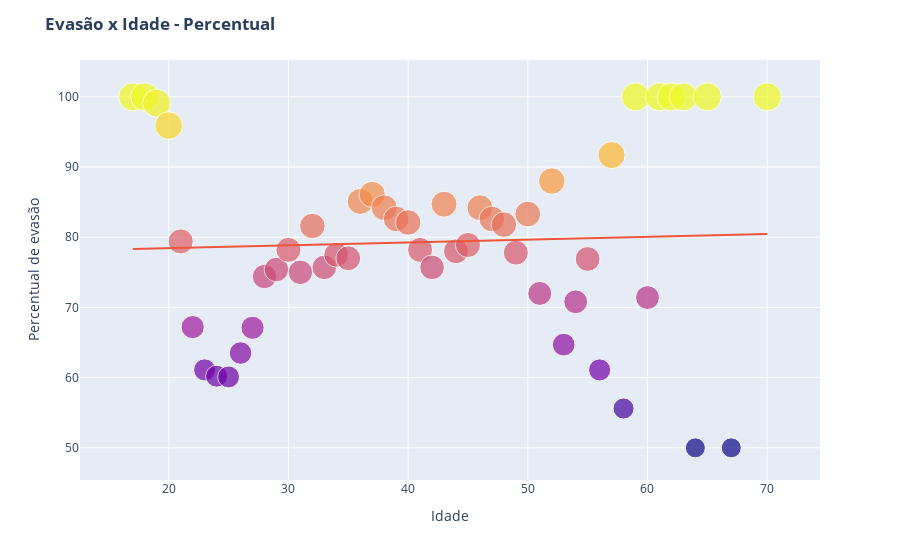

Notebook code cell kept with this figure:
### Markdown cell above
<h3 style="font-style:italic;color:#23272e">
    O percentual de evasão é influenciado pela idade?
</h3>

### Code cell
fig = px.scatter(idades_alunos, x="idade", y="% de evasão",size='% de evasão', color='% de evasão',trendline="ols")

fig.update_layout(title='<b>Evasão x Idade - Percentual</b>',
    xaxis_title="Idade",
    yaxis_title="Percentual de evasão")

fig.update_coloraxes(showscale=False)


iplot(fig)

### Figure 1 — Plotly figure (JSON) as saved in the notebook; plotly's stock layout.template omitted (floating-point values rounded to 4 significant figures)
{"data": [{"hovertemplate": "idade=%{x}<br>% de evasão=%{marker.color}<extra></extra>", "legendgroup": "", "marker": {"color": [100, 100, 99.1, 95.9, 79.4, 67.2, 61.1, 60.2, 60.1, 63.5, 67.1, 74.4, 75.4, 78.2, 75, 81.6, 75.7, 77.5, 77, 85.1, 86.1, 84.2, 82.6, 82.1, 78.2, 75.7, 84.7, 78, 78.9, 84.2, 82.6, 81.8, 77.8, 83.3, 72, 88, 64.7, 70.8, 76.9, 61.1, 91.7, 55.6, 100, 71.4, 100, 100, 100, 50, 100, 50, 100], "coloraxis": "coloraxis", "size": [100, 100, 99.1, 95.9, 79.4, 67.2, 61.1, 60.2, 60.1, 63.5, 67.1, 74.4, 75.4, 78.2, 75, 81.6, 75.7, 77.5, 77, 85.1, 86.1, 84.2, 82.6, 82.1, 78.2, 75.7, 84.7, 78, 78.9, 84.2, 82.6, 81.8, 77.8, 83.3, 72, 88, 64.7, 70.8, 76.9, 61.1, 91.7, 55.6, 100, 71.4, 100, 100, 100, 50, 100, 50, 100], "sizemode": "area", "sizeref": 0.25, "symbol": "circle"}, "mode": "markers", "name": "", "orientation": "v", "showlegend": false, "type": "scatter", "x": [17, 18, 19, 20, 21, 22, 23, 24, 25, 26, 27, 28, 29, 30, 31, 32, 33, 34, 35, 36, 37, 38, 39, 40, 41, 42, 43, 44, 45, 46, 47, 48, 49, 50, 51, 52, 53, 54, 55, 56, 57, 58, 59, 60, 61, 62, 63, 64, 65, 67, 70], "xaxis": "x", "y": [100, 100, 99.1, 95.9, 79.4, 67.2, 61.1, 60.2, 60.1, 63.5, 67.1, 74.4, 75.4, 78.2, 75, 81.6, 75.7, 77.5, 77, 85.1, 86.1, 84.2, 82.6, 82.1, 78.2, 75.7, 84.7, 78, 78.9, 84.2, 82.6, 81.8, 77.8, 83.3, 72, 88, 64.7, 70.8, 76.9, 61.1, 91.7, 55.6, 100, 71.4, 100, 100, 100, 50, 100, 50, 100], "yaxis": "y"}, {"hovertemplate": "<b>OLS trendline</b><br>% de evasão = 0.0406455 * idade + 77.6211<br>R<sup>2</sup>=0.002008<br><br>idade=%{x}<br>% de evasão=%{y} <b>(trend)</b><extra></extra>", "legendgroup": "", "marker": {"symbol": "circle"}, "mode": "lines", "name": "", "showlegend": false, "type": "scatter", "x": [17, 18, 19, 20, 21, 22, 23, 24, 25, 26, 27, 28, 29, 30, 31, 32, 33, 34, 35, 36, 37, 38, 39, 40, 41, 42, 43, 44, 45, 46, 47, 48, 49, 50, 51, 52, 53, 54, 55, 56, 57, 58, 59, 60, 61, 62, 63, 64, 65, 67, 70], "xaxis": "x", "y": [78.31, 78.35, 78.39, 78.43, 78.47, 78.52, 78.56, 78.6, 78.64, 78.68, 78.72, 78.76, 78.8, 78.84, 78.88, 78.92, 78.96, 79.0, 79.04, 79.08, 79.12, 79.17, 79.21, 79.25, 79.29, 79.33, 79.37, 79.41, 79.45, 79.49, 79.53, 79.57, 79.61, 79.65, 79.69, 79.73, 79.78, 79.82, 79.86, 79.9, 79.94, 79.98, 80.02, 80.06, 80.1, 80.14, 80.18, 80.22, 80.26, 80.34, 80.47], "yaxis": "y"}], "layout": {"coloraxis": {"colorbar": {"title": {"text": "% de evasão"}}, "colorscale": [[0, "#0d0887"], [0.1111, "#46039f"], [0.2222, "#7201a8"], [0.3333, "#9c179e"], [0.4444, "#bd3786"], [0.5556, "#d8576b"], [0.6667, "#ed7953"], [0.7778, "#fb9f3a"], [0.8889, "#fdca26"], [1, "#f0f921"]], "showscale": false}, "legend": {"itemsizing": "constant", "tracegroupgap": 0}, "margin": {"t": 60}, "title": {"text": "<b>Evasão x Idade - Percentual</b>"}, "xaxis": {"anchor": "y", "domain": [0, 1], "title": {"text": "Idade"}}, "yaxis": {"anchor": "x", "domain": [0, 1], "title": {"text": "Percentual de evasão"}}}}
